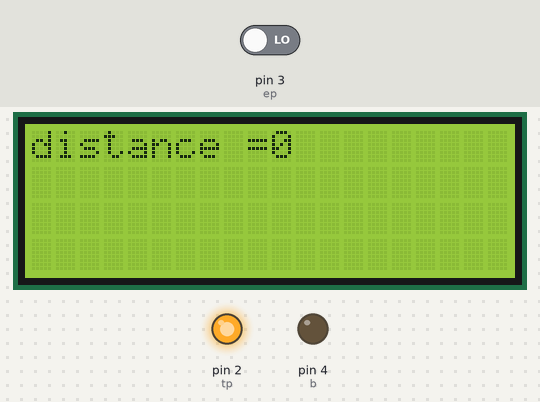
Recording of a sketch running on a simulated Arduino Uno, built with avr-gcc and run on an emulated ATmega328P. Shown: 20×4 character LCD, output pins drawn as LEDs (lit = HIGH). The inputs (shaded band) are chosen by the test bench; at power-on: pin 3 (ep) LOW.

Above: at 6.1 s.
At 125.1 s:
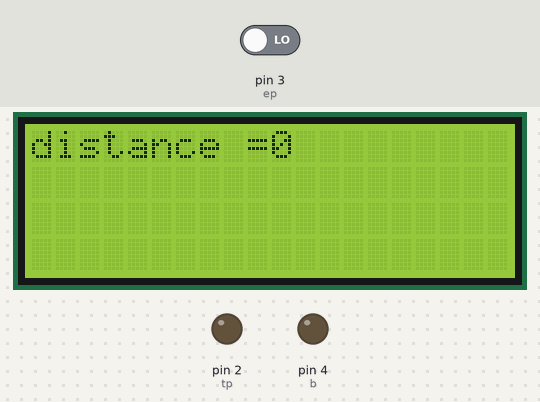
Timing chart, 0 to 127.6 s (numbered marks = the images above):
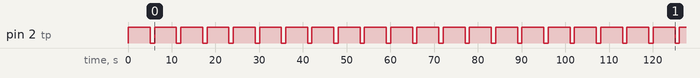

Measured:
- by itself, pin 2 (tp): alternates HIGH for 5.0 s and LOW for 1.0 s

The sketch:

ultrasonic.ino
```cpp
//d=s*t/2 34cm/ms x t ms
#include<LiquidCrystal.h>
const double rs = 8, en = 9, d4 = 10, d5 = 11, d6 = 12, d7 = 13;
LiquidCrystal lcd(rs, en, d4, d5, d6, d7);
int const tp = 2 ;
int const ep = 3 ;
int const b =  4 ;
bool boo=true;
void setup()
{
  pinMode(tp,OUTPUT);
  pinMode(ep,INPUT);
  pinMode(b,OUTPUT);
  Serial.begin(115200);
  lcd.begin(20, 4);
}
void loop()
{
  int t,dis,d,t_d;
  digitalWrite(tp,HIGH);
  delay(5000);
  digitalWrite(tp,LOW);
  t = pulseIn(ep,HIGH);
  dis = (t/2)/29.1;
  //t_d=d*dis;
 // Serial.print("distance = ");Serial.println(dis);
  lcd.setCursor(0, 0);   // set the cursor to column 0, line 1
  lcd.print("distance ="); lcd.print(dis);// lcd.print(Num2);
  boo=true;
  //delay(500);
 if (boo==true)
 {
  for (int i=0;i<dis;i++)
    {
    digitalWrite(b,HIGH);
    delay(250);
    digitalWrite(b,LOW);
    delay(250);
    }
    boo=false;
  }
}
```
